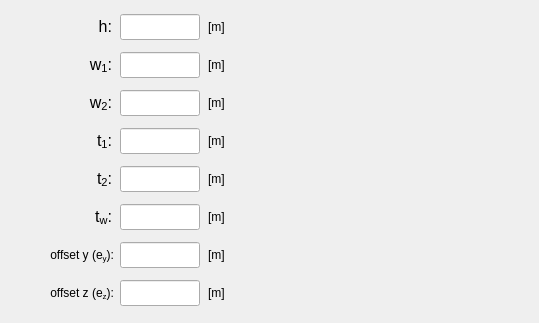
       <widget class="QWidget" name="tab_C_section">
        <attribute name="title">
         <string>C-section</string>
        </attribute>
        <widget class="QLabel" name="label_9">
         <property name="geometry">
          <rect>
           <x>280</x>
           <y>4</y>
           <width>250</width>
           <height>310</height>
          </rect>
         </property>
         <property name="text">
          <string/>
         </property>
         <property name="pixmap">
          <pixmap>../../figures/C_profile.PNG</pixmap>
         </property>
         <property name="scaledContents">
          <bool>true</bool>
         </property>
        </widget>
        <widget class="QLineEdit" name="lineEdit_w2_C_section">
         <property name="geometry">
          <rect>
           <x>120</x>
           <y>90</y>
           <width>80</width>
           <height>26</height>
          </rect>
         </property>
         <property name="minimumSize">
          <size>
           <width>0</width>
           <height>24</height>
          </size>
         </property>
         <property name="maximumSize">
          <size>
           <width>80</width>
           <height>26</height>
          </size>
         </property>
         <property name="sizeIncrement">
          <size>
           <width>0</width>
           <height>0</height>
          </size>
         </property>
         <property name="font">
          <font>
           <family>Arial</family>
           <pointsize>11</pointsize>
           <weight>75</weight>
           <italic>true</italic>
           <bold>true</bold>
          </font>
         </property>
         <property name="focusPolicy">
          <enum>Qt::StrongFocus</enum>
         </property>
         <property name="styleSheet">
          <string notr="true">color: rgb(255, 0, 0);</string>
         </property>
         <property name="alignment">
          <set>Qt::AlignCenter</set>
         </property>
        </widget>
        <widget class="QLineEdit" name="lineEdit_height_C_section">
         <property name="geometry">
          <rect>
           <x>120</x>
           <y>14</y>
           <width>80</width>
           <height>26</height>
          </rect>
         </property>
         <property name="minimumSize">
          <size>
           <width>0</width>
           <height>26</height>
          </size>
         </property>
         <property name="maximumSize">
          <size>
           <width>80</width>
           <height>26</height>
          </size>
         </property>
         <property name="sizeIncrement">
          <size>
           <width>80</width>
           <height>26</height>
          </size>
         </property>
         <property name="font">
          <font>
           <family>Arial</family>
           <pointsize>11</pointsize>
           <weight>75</weight>
           <italic>true</italic>
           <bold>true</bold>
          </font>
         </property>
         <property name="focusPolicy">
          <enum>Qt::StrongFocus</enum>
         </property>
         <property name="styleSheet">
          <string notr="true">color: rgb(255, 0, 0);</string>
         </property>
         <property name="alignment">
          <set>Qt::AlignCenter</set>
         </property>
        </widget>
        <widget class="QLineEdit" name="lineEdit_tw_C_section">
         <property name="geometry">
          <rect>
           <x>120</x>
           <y>204</y>
           <width>80</width>
           <height>26</height>
          </rect>
         </property>
         <property name="minimumSize">
          <size>
           <width>0</width>
           <height>24</height>
          </size>
         </property>
         <property name="maximumSize">
          <size>
           <width>80</width>
           <height>26</height>
          </size>
         </property>
         <property name="sizeIncrement">
          <size>
           <width>0</width>
           <height>0</height>
          </size>
         </property>
         <property name="font">
          <font>
           <family>Arial</family>
           <pointsize>11</pointsize>
           <weight>75</weight>
           <italic>true</italic>
           <bold>true</bold>
          </font>
         </property>
         <property name="focusPolicy">
          <enum>Qt::StrongFocus</enum>
         </property>
         <property name="styleSheet">
          <string notr="true">color: rgb(255, 0, 0);</string>
         </property>
         <property name="alignment">
          <set>Qt::AlignCenter</set>
         </property>
        </widget>
        <widget class="QLineEdit" name="lineEdit_t1_C_section">
         <property name="geometry">
          <rect>
           <x>120</x>
           <y>128</y>
           <width>80</width>
           <height>26</height>
          </rect>
         </property>
         <property name="minimumSize">
          <size>
           <width>0</width>
           <height>24</height>
          </size>
         </property>
         <property name="maximumSize">
          <size>
           <width>80</width>
           <height>26</height>
          </size>
         </property>
         <property name="sizeIncrement">
          <size>
           <width>0</width>
           <height>0</height>
          </size>
         </property>
         <property name="font">
          <font>
           <family>Arial</family>
           <pointsize>11</pointsize>
           <weight>75</weight>
           <italic>true</italic>
           <bold>true</bold>
          </font>
         </property>
         <property name="focusPolicy">
          <enum>Qt::StrongFocus</enum>
         </property>
         <property name="styleSheet">
          <string notr="true">color: rgb(255, 0, 0);</string>
         </property>
         <property name="alignment">
          <set>Qt::AlignCenter</set>
         </property>
        </widget>
        <widget class="QLineEdit" name="lineEdit_w1_C_section">
         <property name="geometry">
          <rect>
           <x>120</x>
           <y>52</y>
           <width>80</width>
           <height>26</height>
          </rect>
         </property>
         <property name="minimumSize">
          <size>
           <width>0</width>
           <height>24</height>
          </size>
         </property>
         <property name="maximumSize">
          <size>
           <width>80</width>
           <height>26</height>
          </size>
         </property>
         <property name="sizeIncrement">
          <size>
           <width>0</width>
           <height>0</height>
          </size>
         </property>
         <property name="font">
          <font>
           <family>Arial</family>
           <pointsize>11</pointsize>
           <weight>75</weight>
           <italic>true</italic>
           <bold>true</bold>
          </font>
         </property>
         <property name="focusPolicy">
          <enum>Qt::StrongFocus</enum>
         </property>
         <property name="styleSheet">
          <string notr="true">color: rgb(255, 0, 0);</string>
         </property>
         <property name="alignment">
          <set>Qt::AlignCenter</set>
         </property>
        </widget>
        <widget class="QLineEdit" name="lineEdit_t2_C_section">
         <property name="geometry">
          <rect>
           <x>120</x>
           <y>166</y>
           <width>80</width>
           <height>26</height>
          </rect>
         </property>
         <property name="minimumSize">
          <size>
           <width>0</width>
           <height>24</height>
          </size>
         </property>
         <property name="maximumSize">
          <size>
           <width>80</width>
           <height>26</height>
          </size>
         </property>
         <property name="sizeIncrement">
          <size>
           <width>0</width>
           <height>0</height>
          </size>
         </property>
         <property name="font">
          <font>
           <family>Arial</family>
           <pointsize>11</pointsize>
           <weight>75</weight>
           <italic>true</italic>
           <bold>true</bold>
          </font>
         </property>
         <property name="focusPolicy">
          <enum>Qt::StrongFocus</enum>
         </property>
         <property name="styleSheet">
          <string notr="true">color: rgb(255, 0, 0);</string>
         </property>
         <property name="alignment">
          <set>Qt::AlignCenter</set>
         </property>
        </widget>
        <widget class="QLabel" name="label_121">
         <property name="geometry">
          <rect>
           <x>208</x>
           <y>14</y>
           <width>35</width>
           <height>26</height>
          </rect>
         </property>
         <property name="minimumSize">
          <size>
           <width>35</width>
           <height>26</height>
          </size>
         </property>
         <property name="maximumSize">
          <size>
           <width>35</width>
           <height>26</height>
          </size>
         </property>
         <property name="text">
          <string>[m]</string>
         </property>
         <property name="alignment">
          <set>Qt::AlignLeading|Qt::AlignLeft|Qt::AlignVCenter</set>
         </property>
        </widget>
        <widget class="QLabel" name="label_122">
         <property name="geometry">
          <rect>
           <x>208</x>
           <y>52</y>
           <width>35</width>
           <height>26</height>
          </rect>
         </property>
         <property name="minimumSize">
          <size>
           <width>35</width>
           <height>26</height>
          </size>
         </property>
         <property name="maximumSize">
          <size>
           <width>35</width>
           <height>26</height>
          </size>
         </property>
         <property name="text">
          <string>[m]</string>
         </property>
         <property name="alignment">
          <set>Qt::AlignLeading|Qt::AlignLeft|Qt::AlignVCenter</set>
         </property>
        </widget>
        <widget class="QLabel" name="label_123">
         <property name="geometry">
          <rect>
           <x>208</x>
           <y>90</y>
           <width>35</width>
           <height>26</height>
          </rect>
         </property>
         <property name="minimumSize">
          <size>
           <width>35</width>
           <height>26</height>
          </size>
         </property>
         <property name="maximumSize">
          <size>
           <width>35</width>
           <height>26</height>
          </size>
         </property>
         <property name="text">
          <string>[m]</string>
         </property>
         <property name="alignment">
          <set>Qt::AlignLeading|Qt::AlignLeft|Qt::AlignVCenter</set>
         </property>
        </widget>
        <widget class="QLabel" name="label_124">
         <property name="geometry">
          <rect>
           <x>208</x>
           <y>128</y>
           <width>35</width>
           <height>26</height>
          </rect>
         </property>
         <property name="minimumSize">
          <size>
           <width>35</width>
           <height>26</height>
          </size>
         </property>
         <property name="maximumSize">
          <size>
           <width>35</width>
           <height>26</height>
          </size>
         </property>
         <property name="text">
          <string>[m]</string>
         </property>
         <property name="alignment">
          <set>Qt::AlignLeading|Qt::AlignLeft|Qt::AlignVCenter</set>
         </property>
        </widget>
        <widget class="QLabel" name="label_125">
         <property name="geometry">
          <rect>
           <x>208</x>
           <y>166</y>
           <width>35</width>
           <height>26</height>
          </rect>
         </property>
         <property name="minimumSize">
          <size>
           <width>35</width>
           <height>26</height>
          </size>
         </property>
         <property name="maximumSize">
          <size>
           <width>35</width>
           <height>26</height>
          </size>
         </property>
         <property name="text">
          <string>[m]</string>
         </property>
         <property name="alignment">
          <set>Qt::AlignLeading|Qt::AlignLeft|Qt::AlignVCenter</set>
         </property>
        </widget>
        <widget class="QLabel" name="label_126">
         <property name="geometry">
          <rect>
           <x>208</x>
           <y>204</y>
           <width>35</width>
           <height>26</height>
          </rect>
         </property>
         <property name="minimumSize">
          <size>
           <width>35</width>
           <height>26</height>
          </size>
         </property>
         <property name="maximumSize">
          <size>
           <width>35</width>
           <height>26</height>
          </size>
         </property>
         <property name="text">
          <string>[m]</string>
         </property>
         <property name="alignment">
          <set>Qt::AlignLeading|Qt::AlignLeft|Qt::AlignVCenter</set>
         </property>
        </widget>
        <widget class="QLabel" name="label_128">
         <property name="geometry">
          <rect>
           <x>208</x>
           <y>242</y>
           <width>35</width>
           <height>26</height>
          </rect>
         </property>
         <property name="minimumSize">
          <size>
           <width>35</width>
           <height>26</height>
          </size>
         </property>
         <property name="maximumSize">
          <size>
           <width>35</width>
           <height>26</height>
          </size>
         </property>
         <property name="text">
          <string>[m]</string>
         </property>
         <property name="alignment">
          <set>Qt::AlignLeading|Qt::AlignLeft|Qt::AlignVCenter</set>
         </property>
        </widget>
        <widget class="QLabel" name="label_129">
         <property name="geometry">
          <rect>
           <x>208</x>
           <y>280</y>
           <width>35</width>
           <height>26</height>
          </rect>
         </property>
         <property name="minimumSize">
          <size>
           <width>35</width>
           <height>26</height>
          </size>
         </property>
         <property name="maximumSize">
          <size>
           <width>35</width>
           <height>26</height>
          </size>
         </property>
         <property name="text">
          <string>[m]</string>
         </property>
         <property name="alignment">
          <set>Qt::AlignLeading|Qt::AlignLeft|Qt::AlignVCenter</set>
         </property>
        </widget>
        <widget class="QLabel" name="label_130">
         <property name="geometry">
          <rect>
           <x>24</x>
           <y>280</y>
           <width>90</width>
           <height>26</height>
          </rect>
         </property>
         <property name="minimumSize">
          <size>
           <width>90</width>
           <height>26</height>
          </size>
         </property>
         <property name="maximumSize">
          <size>
           <width>90</width>
           <height>26</height>
          </size>
         </property>
         <property name="text">
          <string>&lt;html&gt;&lt;head/&gt;&lt;body&gt;&lt;p&gt;offset z (e&lt;span style=&quot; vertical-align:sub;&quot;&gt;z&lt;/span&gt;):&lt;/p&gt;&lt;/body&gt;&lt;/html&gt;</string>
         </property>
         <property name="alignment">
          <set>Qt::AlignRight|Qt::AlignTrailing|Qt::AlignVCenter</set>
         </property>
        </widget>
        <widget class="QLabel" name="label_131">
         <property name="geometry">
          <rect>
           <x>24</x>
           <y>242</y>
           <width>90</width>
           <height>26</height>
          </rect>
         </property>
         <property name="minimumSize">
          <size>
           <width>90</width>
           <height>26</height>
          </size>
         </property>
         <property name="maximumSize">
          <size>
           <width>90</width>
           <height>26</height>
          </size>
         </property>
         <property name="text">
          <string>&lt;html&gt;&lt;head/&gt;&lt;body&gt;&lt;p&gt;offset y (e&lt;span style=&quot; vertical-align:sub;&quot;&gt;y&lt;/span&gt;):&lt;/p&gt;&lt;/body&gt;&lt;/html&gt;</string>
         </property>
         <property name="alignment">
          <set>Qt::AlignRight|Qt::AlignTrailing|Qt::AlignVCenter</set>
         </property>
        </widget>
        <widget class="QLineEdit" name="lineEdit_offsetz_C_section">
         <property name="geometry">
          <rect>
           <x>120</x>
           <y>280</y>
           <width>80</width>
           <height>26</height>
          </rect>
         </property>
         <property name="minimumSize">
          <size>
           <width>80</width>
           <height>26</height>
          </size>
         </property>
         <property name="maximumSize">
          <size>
           <width>80</width>
           <height>26</height>
          </size>
         </property>
         <property name="font">
          <font>
           <family>Arial</family>
           <pointsize>11</pointsize>
           <weight>75</weight>
           <italic>true</italic>
           <bold>true</bold>
          </font>
         </property>
         <property name="focusPolicy">
          <enum>Qt::StrongFocus</enum>
         </property>
         <property name="styleSheet">
          <string notr="true">color: rgb(255, 0, 0);</string>
         </property>
         <property name="alignment">
          <set>Qt::AlignCenter</set>
         </property>
        </widget>
        <widget class="QLineEdit" name="lineEdit_offsety_C_section">
         <property name="geometry">
          <rect>
           <x>120</x>
           <y>242</y>
           <width>80</width>
           <height>26</height>
          </rect>
         </property>
         <property name="minimumSize">
          <size>
           <width>80</width>
           <height>26</height>
          </size>
         </property>
         <property name="maximumSize">
          <size>
           <width>80</width>
           <height>26</height>
          </size>
         </property>
         <property name="font">
          <font>
           <family>Arial</family>
           <pointsize>11</pointsize>
           <weight>75</weight>
           <italic>true</italic>
           <bold>true</bold>
          </font>
         </property>
         <property name="focusPolicy">
          <enum>Qt::StrongFocus</enum>
         </property>
         <property name="styleSheet">
          <string notr="true">color: rgb(255, 0, 0);</string>
         </property>
         <property name="alignment">
          <set>Qt::AlignCenter</set>
         </property>
        </widget>
        <widget class="QLabel" name="label_67">
         <property name="geometry">
          <rect>
           <x>22</x>
           <y>14</y>
           <width>90</width>
           <height>26</height>
          </rect>
         </property>
         <property name="minimumSize">
          <size>
           <width>90</width>
           <height>26</height>
          </size>
         </property>
         <property name="maximumSize">
          <size>
           <width>90</width>
           <height>26</height>
          </size>
         </property>
         <property name="text">
          <string>&lt;html&gt;&lt;head/&gt;&lt;body&gt;&lt;p align=&quot;right&quot;&gt;&lt;span style=&quot; font-size:12pt;&quot;&gt;h:&lt;/span&gt;&lt;/p&gt;&lt;/body&gt;&lt;/html&gt;</string>
         </property>
         <property name="alignment">
          <set>Qt::AlignCenter</set>
         </property>
        </widget>
        <widget class="QLabel" name="label_68">
         <property name="geometry">
          <rect>
           <x>22</x>
           <y>52</y>
           <width>90</width>
           <height>26</height>
          </rect>
         </property>
         <property name="minimumSize">
          <size>
           <width>90</width>
           <height>26</height>
          </size>
         </property>
         <property name="maximumSize">
          <size>
           <width>90</width>
           <height>26</height>
          </size>
         </property>
         <property name="text">
          <string>&lt;html&gt;&lt;head/&gt;&lt;body&gt;&lt;p align=&quot;right&quot;&gt;&lt;span style=&quot; font-size:12pt;&quot;&gt;w&lt;/span&gt;&lt;span style=&quot; font-size:12pt; vertical-align:sub;&quot;&gt;1&lt;/span&gt;&lt;span style=&quot; font-size:12pt;&quot;&gt;:&lt;/span&gt;&lt;/p&gt;&lt;/body&gt;&lt;/html&gt;</string>
         </property>
         <property name="alignment">
          <set>Qt::AlignCenter</set>
         </property>
        </widget>
        <widget class="QLabel" name="label_69">
         <property name="geometry">
          <rect>
           <x>22</x>
           <y>90</y>
           <width>90</width>
           <height>26</height>
          </rect>
         </property>
         <property name="minimumSize">
          <size>
           <width>90</width>
           <height>26</height>
          </size>
         </property>
         <property name="maximumSize">
          <size>
           <width>90</width>
           <height>26</height>
          </size>
         </property>
         <property name="text">
          <string>&lt;html&gt;&lt;head/&gt;&lt;body&gt;&lt;p align=&quot;right&quot;&gt;&lt;span style=&quot; font-size:12pt;&quot;&gt;w&lt;/span&gt;&lt;span style=&quot; font-size:12pt; vertical-align:sub;&quot;&gt;2&lt;/span&gt;&lt;span style=&quot; font-size:12pt;&quot;&gt;:&lt;/span&gt;&lt;/p&gt;&lt;/body&gt;&lt;/html&gt;</string>
         </property>
         <property name="alignment">
          <set>Qt::AlignCenter</set>
         </property>
        </widget>
        <widget class="QLabel" name="label_70">
         <property name="geometry">
          <rect>
           <x>22</x>
           <y>128</y>
           <width>90</width>
           <height>26</height>
          </rect>
         </property>
         <property name="minimumSize">
          <size>
           <width>90</width>
           <height>26</height>
          </size>
         </property>
         <property name="maximumSize">
          <size>
           <width>90</width>
           <height>26</height>
          </size>
         </property>
         <property name="text">
          <string>&lt;html&gt;&lt;head/&gt;&lt;body&gt;&lt;p align=&quot;right&quot;&gt;&lt;span style=&quot; font-size:12pt;&quot;&gt;t&lt;/span&gt;&lt;span style=&quot; font-size:12pt; vertical-align:sub;&quot;&gt;1&lt;/span&gt;&lt;span style=&quot; font-size:12pt;&quot;&gt;:&lt;/span&gt;&lt;/p&gt;&lt;/body&gt;&lt;/html&gt;</string>
         </property>
         <property name="alignment">
          <set>Qt::AlignCenter</set>
         </property>
        </widget>
        <widget class="QLabel" name="label_71">
         <property name="geometry">
          <rect>
           <x>22</x>
           <y>166</y>
           <width>90</width>
           <height>26</height>
          </rect>
         </property>
         <property name="minimumSize">
          <size>
           <width>90</width>
           <height>26</height>
          </size>
         </property>
         <property name="maximumSize">
          <size>
           <width>90</width>
           <height>26</height>
          </size>
         </property>
         <property name="text">
          <string>&lt;html&gt;&lt;head/&gt;&lt;body&gt;&lt;p align=&quot;right&quot;&gt;&lt;span style=&quot; font-size:12pt;&quot;&gt;t&lt;/span&gt;&lt;span style=&quot; font-size:12pt; vertical-align:sub;&quot;&gt;2&lt;/span&gt;&lt;span style=&quot; font-size:12pt;&quot;&gt;:&lt;/span&gt;&lt;/p&gt;&lt;/body&gt;&lt;/html&gt;</string>
         </property>
         <property name="alignment">
          <set>Qt::AlignCenter</set>
         </property>
        </widget>
        <widget class="QLabel" name="label_73">
         <property name="geometry">
          <rect>
           <x>22</x>
           <y>204</y>
           <width>90</width>
           <height>26</height>
          </rect>
         </property>
         <property name="minimumSize">
          <size>
           <width>90</width>
           <height>26</height>
          </size>
         </property>
         <property name="maximumSize">
          <size>
           <width>90</width>
           <height>26</height>
          </size>
         </property>
         <property name="text">
          <string>&lt;html&gt;&lt;head/&gt;&lt;body&gt;&lt;p align=&quot;right&quot;&gt;&lt;span style=&quot; font-size:12pt;&quot;&gt;t&lt;/span&gt;&lt;span style=&quot; font-size:12pt; vertical-align:sub;&quot;&gt;w&lt;/span&gt;&lt;span style=&quot; font-size:12pt;&quot;&gt;:&lt;/span&gt;&lt;/p&gt;&lt;/body&gt;&lt;/html&gt;</string>
         </property>
         <property name="alignment">
          <set>Qt::AlignCenter</set>
         </property>
        </widget>
       </widget>
